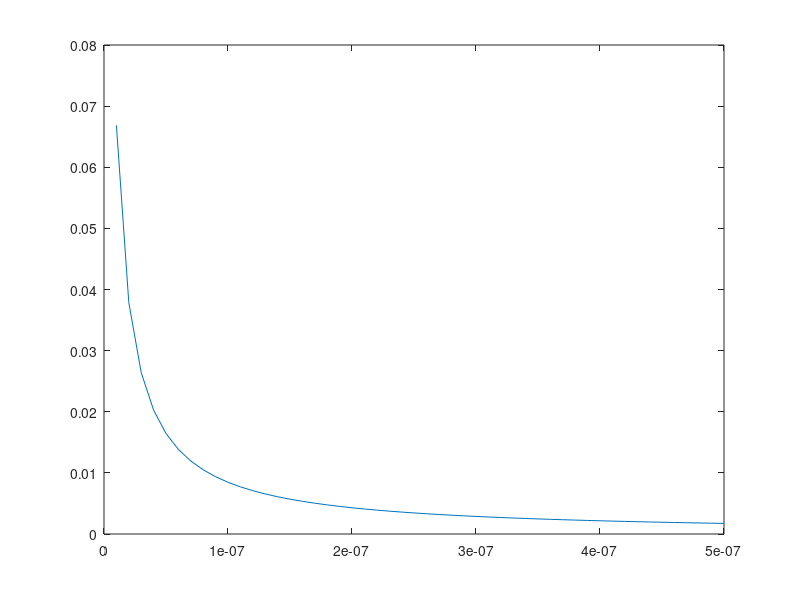

MATLAB code for this plot:
R1 = 5.1e3;
c1 = 100e-12;
R2 = 100;
c3 = 3e-9;
R0 = 2.2e3;

c2 = 10e-9:10e-9:500e-9;

fc = 25e3;
wc = 2*pi*fc;
C1 = 1/(j*wc*c1);
C2 = 1./(j*wc.*c2);
C3 = 1/(j*wc*c3);

I3 = 1./(1./(1./C2+1/(R2+C3)));

V2 = 1 + I3*R1;

I2 = V2/C1;

I = I2+I3;

V= V2+I*R0;

H = 1./V;

plot(c2,abs(H))